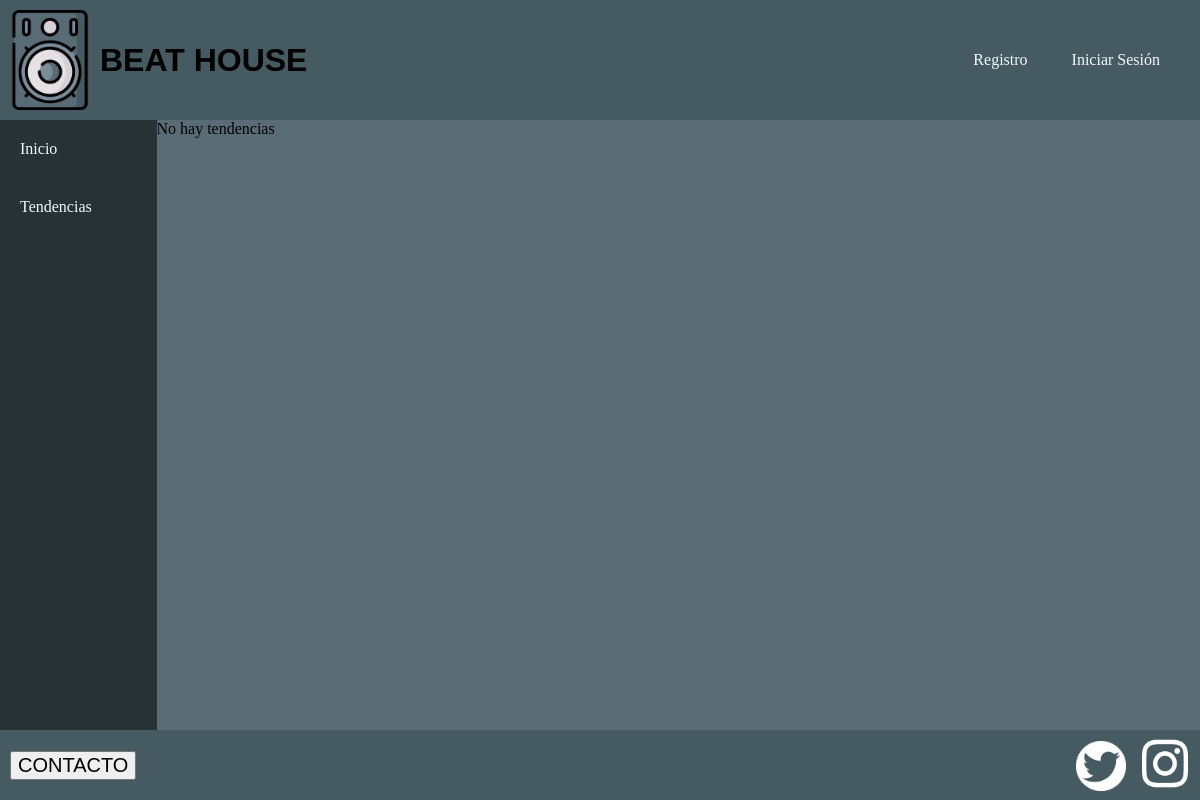
Before: /tendencias.php with the older database file.
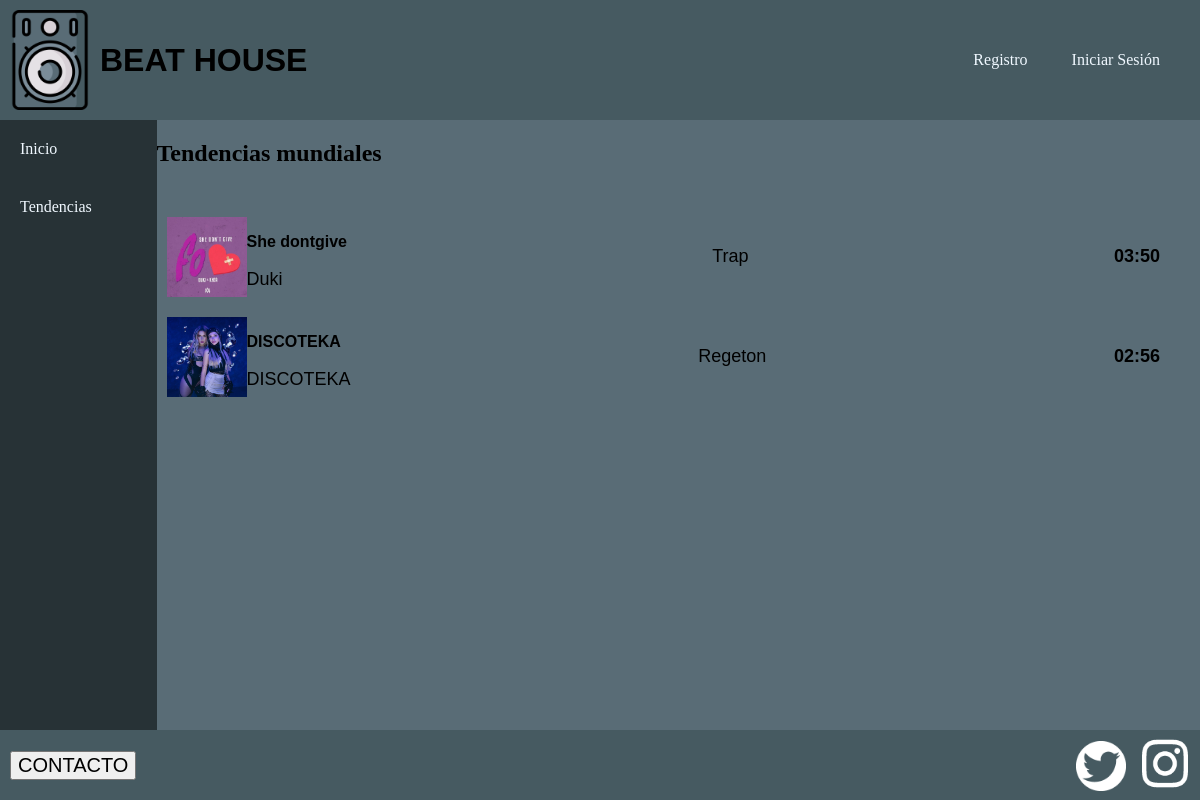
After: the same page with the newer database file.
### tables this page shows
CREATE TABLE `contienen` (
  `idPlaylist` int(11) NOT NULL,
  `idCancion` int(11) NOT NULL
);

CREATE TABLE `canciones` (
  `idCancion` int(11) NOT NULL,
  `nombreCancion` varchar(20) NOT NULL,
  `genero` varchar(30) NOT NULL,
  `nombreAlbum` varchar(30) NOT NULL,
  `duracion` varchar(20) NOT NULL,
  `rutaCancion` varchar(150) NOT NULL,
  `rutaImagen` varchar(150) NOT NULL
);

### includes/Playlist.php (called while the page is built, shortened)
<?php
class Playlist{
    public static function getPlaylistTendencias() {
        $lista = [];
        $conn = Aplicacion::getInstance()->getConexionBd();
        $query = "SELECT * FROM contienen c JOIN canciones can WHERE c.idCancion = can.idCancion AND c.idPlaylist = 0";
        $result = $conn->query($query);
        if (!$result->num_rows > 0) {
            error_log("Error BD ({$conn->errno}): {$conn->error}");
        } else {
            foreach ($result as $rs) {
                $cancion = new Cancion(
                    $rs['idCancion'],
                    $rs['nombreCancion'],
                    $rs['genero'],
                    $rs['nombreAlbum'],
                    $rs['duracion'],
                    $rs['rutaCancion'],
                    $rs['rutaImagen']
                );
                array_push($lista, $cancion);
            }
        }
        return $lista;
    }
}

### includes/config.php (called while the page is built, shortened)
<?php
spl_autoload_register(function ($class) {
    $prefix = 'es\\ucm\\fdi\\aw\\';
    $base_dir = __DIR__ . '/';
    $len = strlen($prefix);
    $relative_class = substr($class, $len);
    $file = $base_dir . str_replace('\\', '/', $relative_class) . '.php';
});

### includes/Cancion.php (the view, shortened to what this page needs)
<?php
require_once __DIR__ . "/config.php";
class Cancion
{
    private $nombre;
    private $genero;
    private $nombreAlbum;
    private $duracion;
    private $rutaCancion;
    private $rutaImagen;
    public function __construct($id, $nombre, $genero, $nombreAlbum, $duracion, $rutaCancion, $rutaImagen)
    {
        $this->nombre = $nombre;
        $this->genero = $genero;
        $this->nombreAlbum = $nombreAlbum;
        $this->duracion = $duracion;
        $this->rutaCancion = $rutaCancion;
        $this->rutaImagen = $rutaImagen;
    }
    public static function mostrarCanciones($ListaCanciones)
    {
        $contenidoPrincipal = "";
        $contenidoPrincipal .= "<ul class='lista-canciones'>";
        foreach ($ListaCanciones as $cancion) {
            $datos = array(
                array(
                    'img' => $cancion->getRutaImagen(),
                    'name' => $cancion->getNombre(),
                    'artist' => $cancion->getNombreAlbum(),
                    'music' => $cancion->getRutaCancion()
                )
            );
            $minutos = gmdate("i:s", $cancion->getDuracion());
            $datosJson = json_encode($datos);
            $contenidoPrincipal .= <<<EOS
                <li>
                    <img src="{$cancion->getRutaImagen()}" alt="{$cancion->getNombre()}">
                    <div class="play" onclick='reproducirSeleccionado($datosJson)'>
                        <i class="fa fa-play-circle fa-5x"></i>
                    </div>
                    <div class="infoCancion">
                        <div class="nombre-genero">
                            <h3>{$cancion->getNombre()}</h3>
                            <p>{$cancion->getNombreAlbum()}</p>
                        </div>
                        <p>{$cancion->getGenero()}</p>
                        <p class="duracion">{$minutos}</p>
                    </div>
                </li>
                EOS;
        }
        $contenidoPrincipal .= "</ul>";
        return $contenidoPrincipal;
    }
    public function getNombre()
    {
        return $this->nombre;
    }
    public function getGenero()
    {
        return $this->genero;
    }
    public function getNombreAlbum()
    {
        return $this->nombreAlbum;
    }
    public function getDuracion()
    {
        return $this->duracion;
    }
    public function getRutaCancion()
    {
        return $this->rutaCancion;
    }
    public function getRutaImagen()
    {
        return $this->rutaImagen;
    }
}

### includes/vistas/plantillas/plantilla.php (shortened to what this page needs)
<!DOCTYPE html>
<html lang="en">
<head>
    <link id="estilo" rel="stylesheet" type="text/css" href="<?=RUTA_CSS?>/estiloPagina.css">
    <link rel="stylesheet" href="<?=RUTA_CSS?>/estiloreproductor.css">
    <link rel="stylesheet" href="https://cdnjs.cloudflare.com/ajax/libs/font-awesome/5.13.0/css/all.min.css">
    <link rel="stylesheet" href="https://cdnjs.cloudflare.com/ajax/libs/font-awesome/4.7.0/css/font-awesome.min.css">
    <link rel="stylesheet" href="<?=RUTA_CSS?>/buscador.css">
</head>
<body>
    <?php
        require(RAIZ_APP.'/vistas/comun/cabecera.php');
    ?>
    <main class= "main">
        <?php
            require(RAIZ_APP.'/vistas/comun/sidebarIzq.php');
        ?>
        <section class="panelCentral">
            <div class="contenidoPrincipal">
                <?=$contenidoPrincipal?>
            </div>
        </section>
    </main>
    <?php
        require(RAIZ_APP.'/vistas/comun/footer.php');
    ?>
</body>
</html>

### includes/vistas/comun/cabecera.php
<?php
function mostrarSaludo() {
	if (isset($_SESSION['login']) && ($_SESSION['login']===true)) {
        return "Bienvenido, " . es\ucm\fdi\aw\Usuario::opcionesUsuario();
	} else {
		return "<ul>
        <li><a href='registro.php'>Registro</a></li>
        <li><a href='login.php'>Iniciar Sesión</a></li>
    </ul>";
	}
}
?>
<header class="header">
        <div class="logo-titulo">
            <img src="<?=RUTA_IMGS?>/Altavoz2.png" alt="logo" class="logo">
            <h1>BEAT HOUSE</h1>
        </div>
        <div class="usuario">
            <?= mostrarSaludo(); ?>
        </div>
</header>

### includes/vistas/comun/sidebarIzq.php (shortened to what this page needs)
<section class="panelIzquierdo">
    <?php
        if(!isset($_SESSION['login'])){
            echo"<ul>
                    <li><a href='index.php'>Inicio</a></li>
                    <li><a href='tendencias.php'>Tendencias</a></li>
                </ul>";
        }
    ?>
</section>

### includes/vistas/comun/footer.php
<footer class="footer">
        <a href="contacto.php"><button class="botonContacto">CONTACTO</button></a>
        <div class="redesSociales">
                <a href="https://twitter.com/BeatHouseAW"><img src="<?= RUTA_IMGS ?>/logoTwitter.png" alt="twitter" class="logoTw"></a>
                <a href="https://instagram.com/BeatHouseAW"><img src="<?= RUTA_IMGS ?>/logoInsta.png" alt="instagram" class="logoInsta"></a>
        </div>
</footer>

### tendencias.php (shortened to what this page needs)
<?php
    require_once __DIR__."/includes/config.php";
    $listaCanciones = es\ucm\fdi\aw\Playlist::getPlaylistTendencias();
    $contenidoPrincipal = "";
    if (empty($listaCanciones)) {
        $contenidoPrincipal .= "No hay tendencias";
    } else {
        $contenidoPrincipal = '<h1>Tendencias mundiales</h1>';
        if (!isset($_SESSION['login'])) {
            $contenidoPrincipal .= es\ucm\fdi\aw\Cancion::mostrarCanciones($listaCanciones);
        } else {
            $contenidoPrincipal .= es\ucm\fdi\aw\Cancion::mostrarCancionesTotal($listaCanciones);
        }
    }
    require RAIZ_APP."/vistas/plantillas/plantilla.php";

### css/estiloPagina.css (style rules this page uses)
.header img { width: 100px; height: 100px; padding-top: 10px; padding-bottom: 10px; }
.header h1 { font-family: sans-serif; }
.header { background-color: #465A61; display: flex; justify-content: space-between; }
.logo-titulo { display: flex; justify-content: space-between; align-items: center; }
.usuario { display: flex; align-items: center; justify-content: space-between; padding-right: 20px; color: whitesmoke; }
.usuario ul { margin: 0; padding: 0; list-style: none; }
.usuario a { text-decoration: none; color: aliceblue; }
.usuario ul li { display: inline-block; }
.usuario ul li a { display: block; padding: 20px; border-radius: 5px; }
body { background-color: #596C76; margin: 0; display: flex; flex-direction: column; }
.main { width: 100%; height: calc(100vh - 190px); display: flex; justify-content: center; align-items: center; }
.panelIzquierdo { width: 15%; height: 100%; background-color: #273236; }
.panelIzquierdo ul { height: 100%; margin: 0; padding: 0; list-style: none; }
.panelIzquierdo a { text-decoration: none; color: aliceblue; }
.panelIzquierdo ul li { display: block; }
.panelIzquierdo ul li a { display: block; padding: 20px; }
.panelCentral { width: 100%; height: 100%; }
.contenidoPrincipal { width: 100%; height: calc(100vh - 340px); display: block; overflow-y: auto; }
.contenidoPrincipal img { width: 100px; height: 100px; }
footer { background-color: #465A61; width: 100%; height: 70px; display: flex; align-items: center; justify-content: space-between; }
.botonContacto { font-family: sans-serif; font-size: 20px; margin-left: 10px; }
.logoTw { width: 50px; height: 50px; }
.logoInsta { width: 70px; height: 55px; }

### css/estiloreproductor.css (style rules this page uses)
.infoCancion { width: 100%; height: 100%; display: flex; justify-content: center; align-items: center; font-family: Arial, Helvetica, sans-serif; }

### css/buscador.css (style rules this page uses)
.lista-canciones { list-style: none; margin: 0; padding: 0; padding-top: 20px; }
.lista-canciones img { width: 80px; height: 80px; }
.lista-canciones li { display: flex; width: 100%; padding: 10px; box-sizing: border-box; }
.lista-canciones .infoCancion { display: flex; justify-content: space-between; height: 80px; }
.lista-canciones .infoCancion .nombre-genero { height: 100%; }
.lista-canciones li h3 { font-size: 16px; font-weight: bold; }
.lista-canciones li p { font-size: 18px; }
.duracion { margin-right: 30px; font-weight: bold; }

Changed rows visible on the page:
added contienen: idCancion.rutaImagen (picture), idCancion.nombreCancion "She dontgive", idCancion.nombreAlbum "Duki", idCancion.genero "Trap", idCancion.duracion "03:50"
added contienen: idCancion.rutaImagen (picture), idCancion.nombreCancion "DISCOTEKA", idCancion.nombreAlbum "DISCOTEKA", idCancion.genero "Regeton", idCancion.duracion "02:56"
Other visible differences:
$contenidoPrincipal: "No hay tendencias" → (not shown)
text now shown: "Tendencias mundiales"
